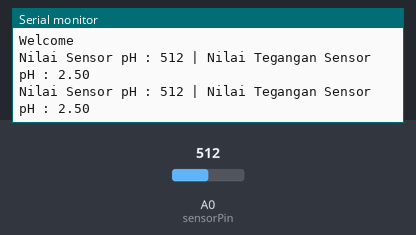
The sketch below on a simulated Arduino Uno, built with avr-gcc and run on an emulated ATmega328P. Parts: the last lines printed to the serial monitor. The test bench sets the inputs (shaded band); at power-on: A0 (sensorPin) = 512.

Above: at 1.8 s.
1.9 s: A0 (sensorPin) set to 716
At 2.3 s:
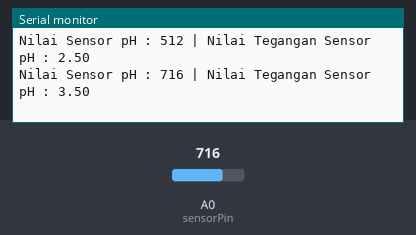
3.4 s: A0 (sensorPin) set to 900
At 4.8 s:
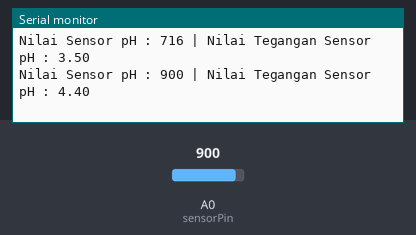
Timing chart, 0 to 6.4 s (numbered marks = the images above; inputs shaded):
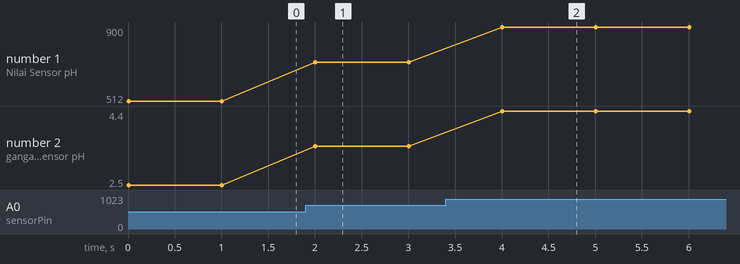

Measured:
- after the input at 1.9 s, the serial monitor: prints a new line after 0.10 s (image 1)
- after the input at 3.4 s, the serial monitor: prints a new line after 0.60 s (image 2)
- plotted number 1: 512 → 716 after the input at 1.9 s, 716 → 900 after the input at 3.4 s
- plotted number 2: 2.5 → 3.5 after the input at 1.9 s, 3.5 → 4.4 after the input at 3.4 s

The sketch:

test_kalibrasi_pH.ino
```cpp
// inisialisasi variabel untuk sensor pH
int Nilai_Sensor_pH;
double Tegangan_Sensor_pH;
const int sensorPin  = A0;

void setup() {
  // put your setup code here, to run once:
  pinMode(sensorPin, INPUT);
  Serial.begin(9600);
  Serial.println("Welcome");
}

void loop() {
  // membaca Nilai Sensor pH
  Nilai_Sensor_pH = analogRead(sensorPin);
  Tegangan_Sensor_pH = Nilai_Sensor_pH * (5 / 1023.0) ;
  Serial.print("Nilai Sensor pH : ");
  Serial.print(Nilai_Sensor_pH);
  Serial.print(" | Nilai Tegangan Sensor pH : ");
  Serial.println(Tegangan_Sensor_pH);

  // delay 1 menit
  delay(1000);
}

// note
// jika menggunakan tegangan 5v
// nilai tegangan untuk pH 7  : 2.63 +- 0.01
// nilai untuk pH 7           : 519 +- 1
// nilai tegangan untuk pH 4  : 3.036 +- 0.04
// nilai untuk pH 4           : 621 +- 8
```
